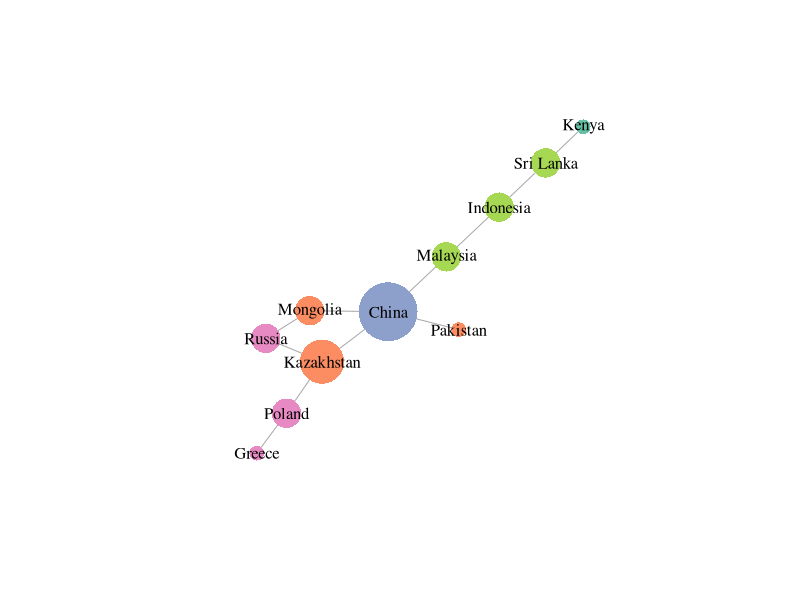

This figure's R source:
library(igraph)
library(RColorBrewer)

#create data:
links=data.frame(
  source=c("China","China","Mongolia", "China", "Kazakhstan", "Russia","China", "Malaysia", "Indonesia", "Sri Lanka","Poland"),
  target=c("Pakistan","Mongolia","Russia", "Kazakhstan", "Poland", "Kazakhstan","Malaysia","Indonesia", "Sri Lanka", "Kenya","Greece"),
  importance=(sample(1:3,11,replace=T))
)

nodes=data.frame(Country=c("China","Mongolia","Kazakhstan","Pakistan","Russia","Poland","Greece","Malaysia","Indonesia","Sri Lanka","Kenya"),
                 Continent=c(rep("China",1),rep("Central Asia",3), rep("Europe",3),rep("South Asia",3),rep("Africa",1))
)

#plot:
network=graph_from_data_frame(d=links, vertices=nodes, directed=F)
deg=degree(network, mode="all")

coul = brewer.pal(5, "Set2")
my_color=coul[as.numeric(as.factor(V(network)$Continent))]
plot(network,
     vertex.shape="circle",
     vertex.size=9*deg,
     vertex.color=my_color,
     vertex.frame.color="transparent",
     vertex.label.color="black"
)
text(-1.5,-1.5,"China One Belt One Road Initiative",col="black")

